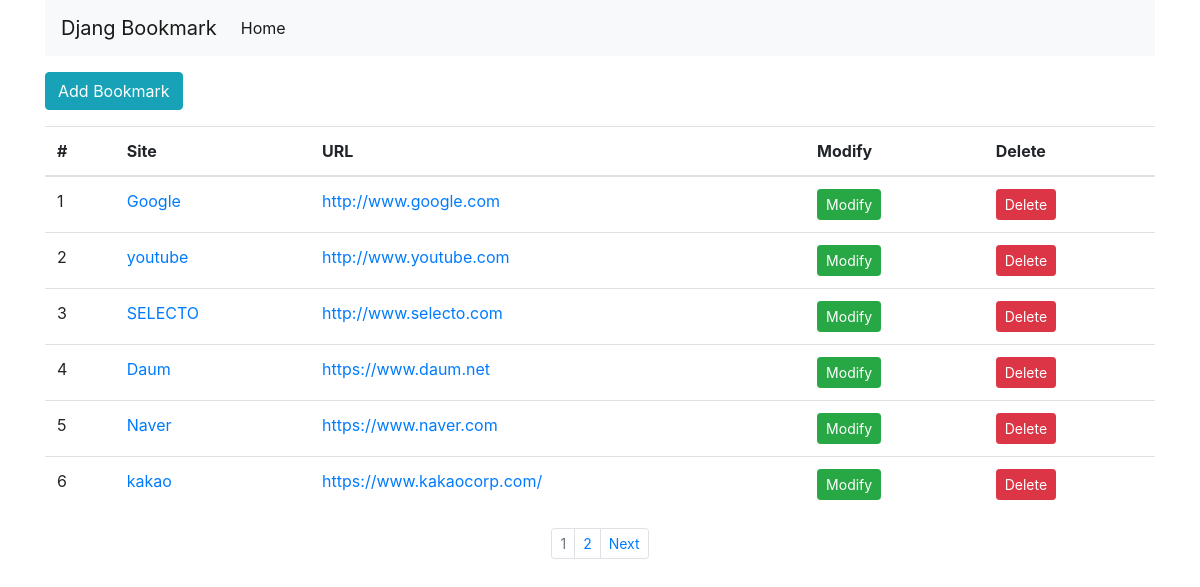
Screenshot of /bookmark/ with the database file from the repository.
### bookmark/models.py (models this page shows, shortened)
class Bookmark(models.Model):
    site_name = models.CharField(max_length=100)
    url = models.URLField('Site URL')

### bookmark/views.py (the view)
# urls.py: path('', BookmarkListView.as_view(), name='list'),
class BookmarkListView(ListView):
    model = Bookmark
    paginate_by = 6

### bookmark/templates/bookmark/bookmark_list.html (shortened to what this page needs)
{% extends 'base.html' %}
{% block content %}
<div class="btn-group">
    <a href="{% url 'add' %}" class="btn btn-info">Add Bookmark</a>
</div>
<table class="table">
    <thread>
        <tr>
            <th scope="col">#</th>
            <th scope="col">Site</th>
            <th scope="col">URL</th>
            <th scope="col">Modify</th>
            <th scope="col">Delete</th>
        </tr>
    </thread>
    <tbody>
    {% for bookmark in object_list %}
    <tr>
        <td>{{ forloop.counter }}</td>
        <td><a href="{% url 'detail' pk=bookmark.id %}">{{ bookmark.site_name }}</a> </td>
        <td><a href="{{ bookmark.url }}" target="_blank">{{ bookmark.url}}</a> </td>
        <td><a href="{% url 'update' pk=bookmark.id %}" class="btn btn-success btn-sm">Modify</a> </td>
        <td><a href="{% url 'delete' pk=bookmark.id %}" class="btn btn-danger btn-sm">Delete</a> </td>
    </tr>
    {% endfor %}
    </tbody>
</table>
{% endblock %}
{% block pagination %}
{% if is_paginated %}
<ul class="pagination justify-content-center pagination-sm">
    {% for object in page_obj.paginator.page_range %}
    <li class="page-item {% if page_obj.number == forloop.counter %}disabled{% endif %}">
        <a class="page-link" href="{{ request.path }}?page={{ forloop.counter }}">{{ forloop.counter}}</a>
    </li>
    {% endfor %}
    {% if page_obj.has_next %}
    <li class="page-item">
        <a class="page-link" href="{% url 'list' %}?page={{ page_obj.next_page_number }}">Next</a>
    </li>
    {% endif %}
</ul>
{% endif %}
{% endblock %}

### templates/base.html (shortened to what this page needs)
<!DOCTYPE html>
<html lang="en">
<head>
    <link rel="stylesheet" href="https://stackpath.bootstrapcdn.com/bootstrap/4.3.1/css/bootstrap.min.css">
    {% load static %}
    <link rel="stylesheet" href="{% static 'style.css' %}">
</head>
<body>
<div class="container">
    <nav class="navbar navbar-expand-lg navbar-light bg-light">
        <a class="navbar-brand" href="#">Djang Bookmark</a>
        <div class="collapse navbar-collapse" id="navbarSupportedContent">
            <ul class="navbar-nav mr-auto">
                <li class="nav-item active">
                    <a class="nav-link" href="#">Home <span class="sr-only">(current)</span></a>
                </li>
            </ul>
        </div>
    </nav>
    <div class="row">
        <div class="col">
            {% block content %}
            {% endblock %}
            {% block pagination %}
            {% endblock %}
        </div>
    </div>
</div>
</body>
</html>

### static/style.css (style rules this page uses)
body { width:100%; }

### rows the page displays
Bookmark: site_name "Google", url "http://www.google.com"
Bookmark: site_name "youtube", url "http://www.youtube.com"
Bookmark: site_name "SELECTO", url "http://www.selecto.com"
Bookmark: site_name "Daum", url "https://www.daum.net"
Bookmark: site_name "Naver", url "https://www.naver.com"
Bookmark: site_name "kakao", url "https://www.kakaocorp.com/"
